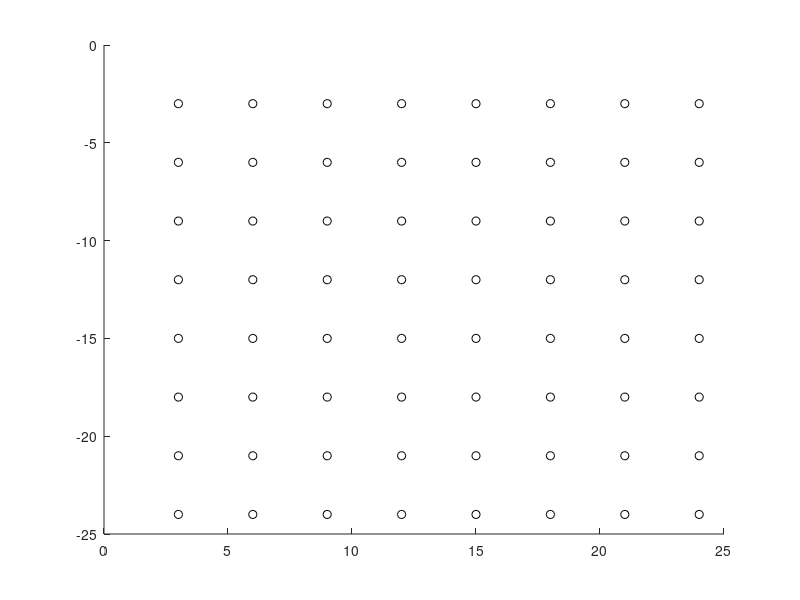

The MATLAB script that drew this image: (Note: this script raises an error after producing the figure.)
function h = plot_MEA_param(ab, cd)

% plot MEA using fitted params

if nargin<1 
    ab = [3 0];  % default param for x
end

if nargin<2
    cd = [-3 0];
end

if nargin<3
    LINE_TYPE='k';       %  default color is black
end
%%

grid_y = ab(1)*(1:8) + ab(2);   % 전극간 거리는 좌표 ‘3’ 차이
grid_x = cd(1)*(1:8) + cd(2);   % 전극간 거리는 좌표 ‘3’ 차이
[Y,X]=meshgrid(grid_y,grid_x);

%%
h = scatter(Y(:), X(:), LINE_TYPE);


%% mark channel numbers
hold on
% 
channel_no = 11:10:81;

text(grid_y, max(X)+1.5, sprintfc('%d',channel_no), 'HorizontalAlignment','center')


axis xy
